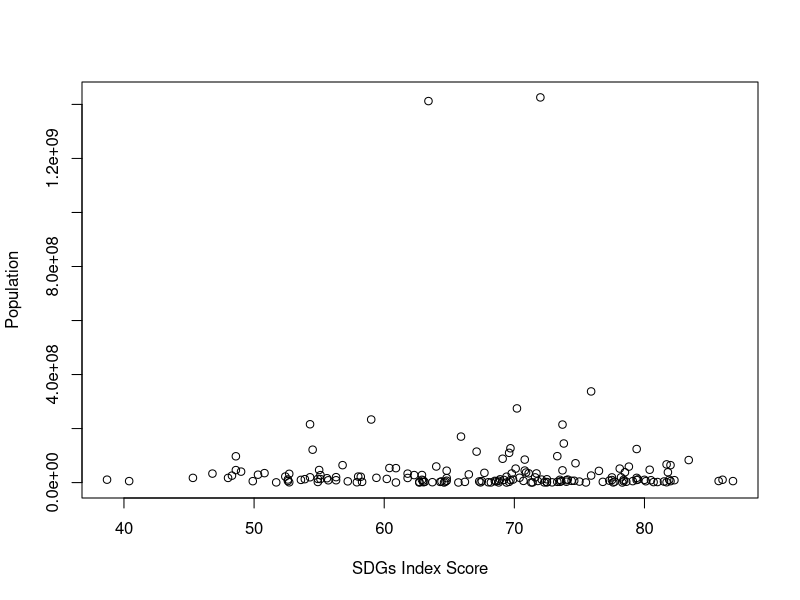
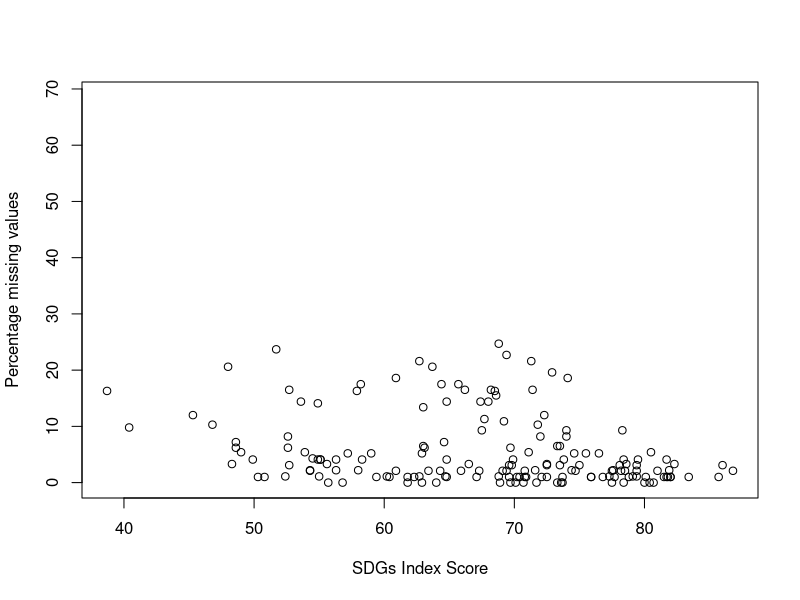
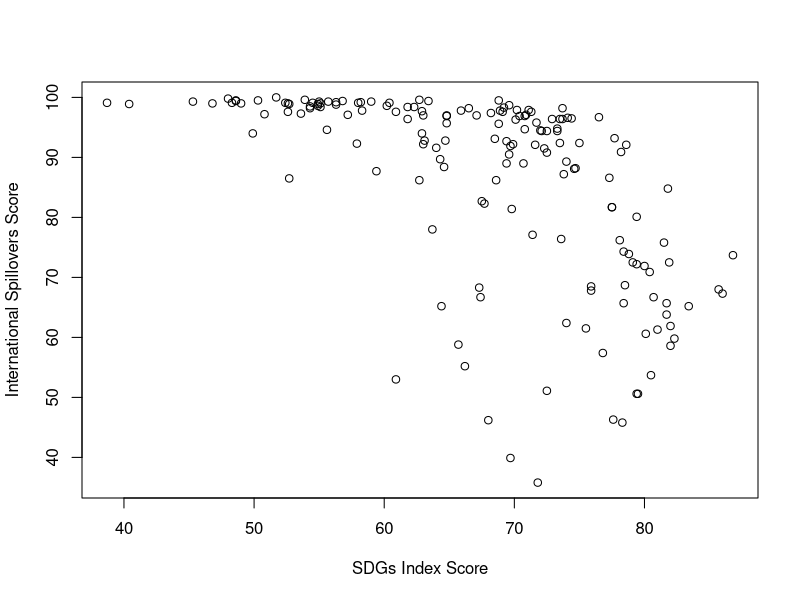
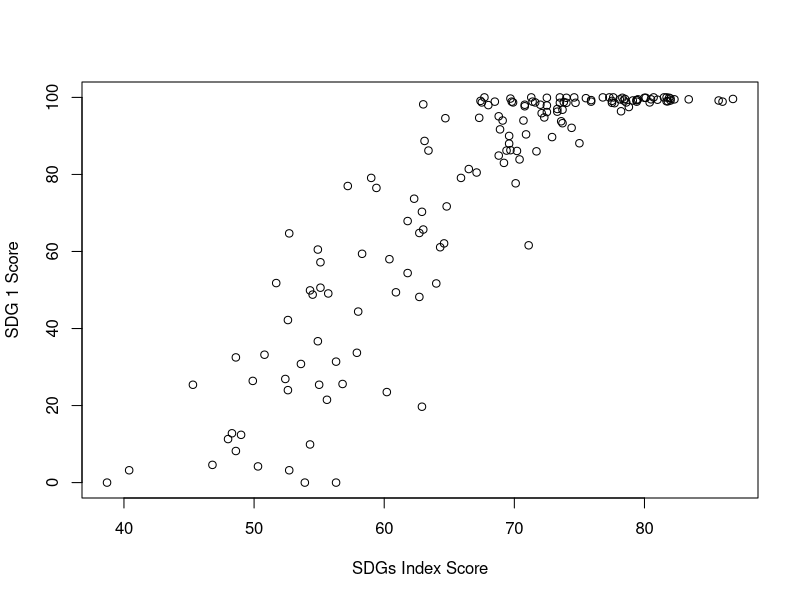
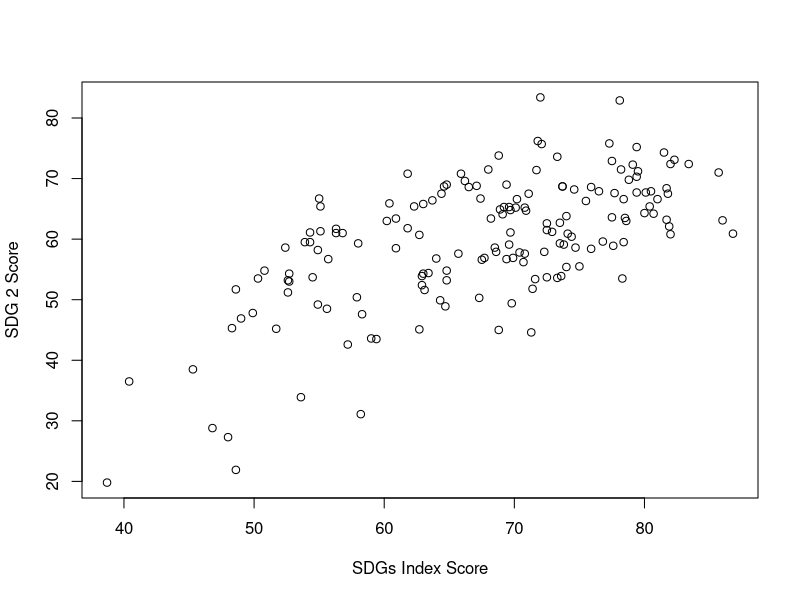
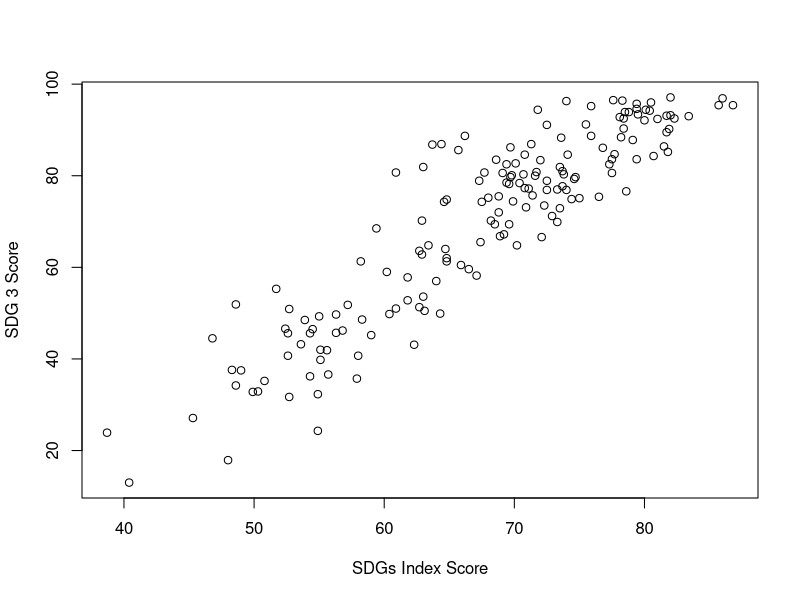
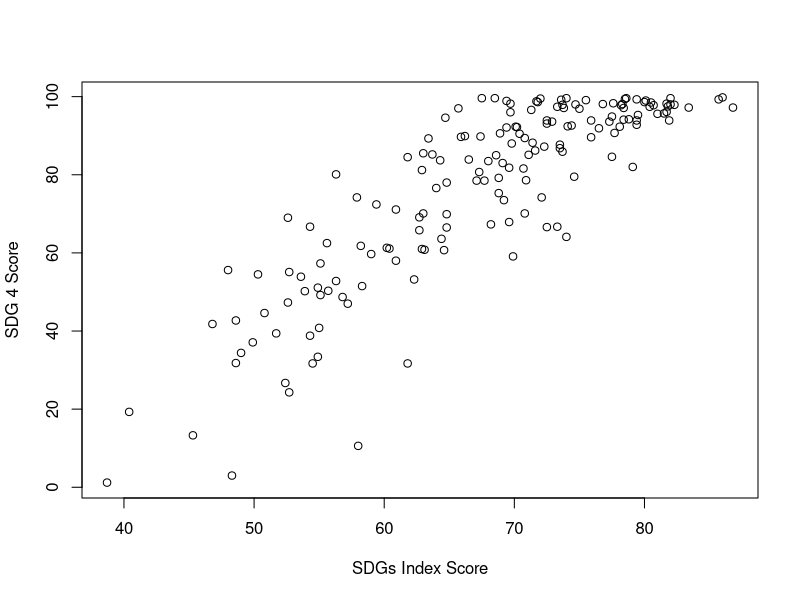
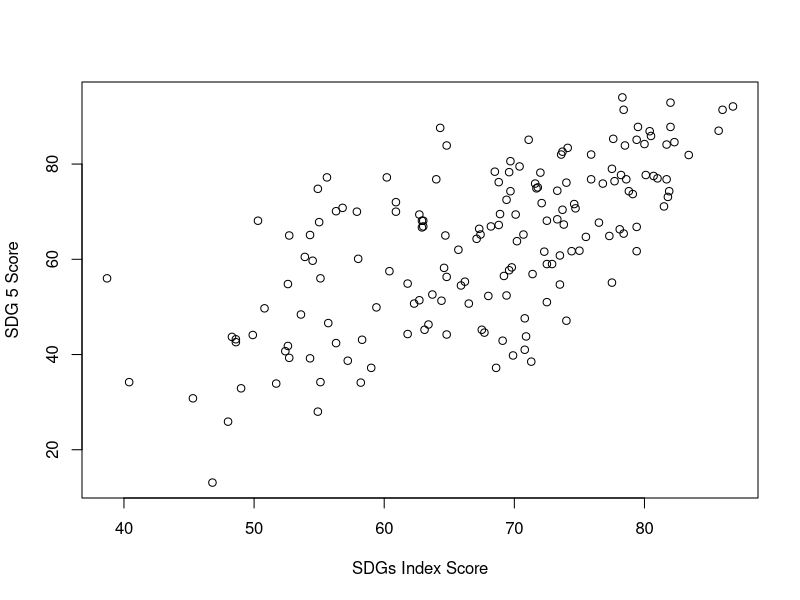

R code for these plots, in order:
# SDGsのインデックススコアが高い国とそのほかの数値の相関を見ることで、SDGsのインデックススコアが高い国の特徴を探る。

# ######################################
# まずはデータの準備
# ######################################
data <- read.csv("2023-sdgs-data.csv")

# データフレームのカラム名を出力
column_names <- colnames(data)
write.table(column_names, file = "column_names.txt", row.names = FALSE, col.names = FALSE, quote = FALSE) # nolint

# 2023 SDGs Index Scoreを抽出。
(sdgs_index_score <- data$`X2023.SDG.Index.Score`[1:193])

# 変動係数を取得
(sdgs_index_score_cv <- sd(sdgs_index_score, na.rm = TRUE) / mean(sdgs_index_score, na.rm = TRUE)) # nolint
# -> 0.1515398 (15.15%)

# ######################################
# いくつかの変数との相関を見る
# ######################################

# 1. 人口との相関を見る
(population_data <- data$`Population.in.2022`[1:193])
plot(sdgs_index_score, population_data, xlab="SDGs Index Score", ylab="Population") # nolint
# -> 相関なさそう。

# 2. データの欠損率との相関を見る
(percentage_missing_values <- data$`Percentage.missing.values`[1:193])
plot(sdgs_index_score, percentage_missing_values, xlab="SDGs Index Score", ylab="Percentage missing values") # nolint
# -> 相関なさそう。

(international_spillovers_score <- data$`International.Spillovers.Score..0.100.`[1:193]) # nolint
plot(sdgs_index_score, international_spillovers_score, xlab="SDGs Index Score", ylab="International Spillovers Score") # nolint
# -> 若干相関がありそう。

# 3. 1~17のゴールごとのスコアとの相関を見る（散布図を出力）
for (i in 1:17) {
  # ファイル名を設定
  file_name <- paste0("output/SDG_Goal_", i, "_Score_Plot.png")

  # PNGファイルを開始
  png(file_name)

  # カラム名を動的に生成
  column_name <- paste0("Goal.", i, ".Score")

  # 対応するSDGスコアを抽出
  goal_score <- data[[column_name]][1:193]

  # SDGs Index Scoreと特定のSDGスコアのプロット
  plot(sdgs_index_score, goal_score, xlab="SDGs Index Score", ylab=paste0("SDG ", i, " Score")) # nolint

  # デバイスを閉じる（ファイルを保存）
  dev.off()
}

# 4. 1~17のゴールごとのスコアとの相関を見る（相関係数を出力）

correlation_coefficients <- c()

for (i in 1:17) {
  # カラム名を動的に生成
  column_name <- paste0("Goal.", i, ".Score")

  # 対応するSDGスコアを抽出
  goal_score <- data[[column_name]][1:193]

  # 相関係数を出力
  correlation_coefficient <- cor(sdgs_index_score, goal_score, use = "complete.obs") # nolint

  # 相関係数を配列に追加
  correlation_coefficients <- c(correlation_coefficients, correlation_coefficient) # nolint
}

# 相関係数を出力
correlation_coefficients

# 各ゴールごとの相関係数を棒グラフで出力し、棒グラフをPNGファイルとして出力
png("output/SDG_Goal_Correlation_Coefficient_Plot.png")
barplot(correlation_coefficients, names.arg = 1:17, xlab = "SDG Goal", ylab = "Correlation coefficient") # nolint
dev.off()
